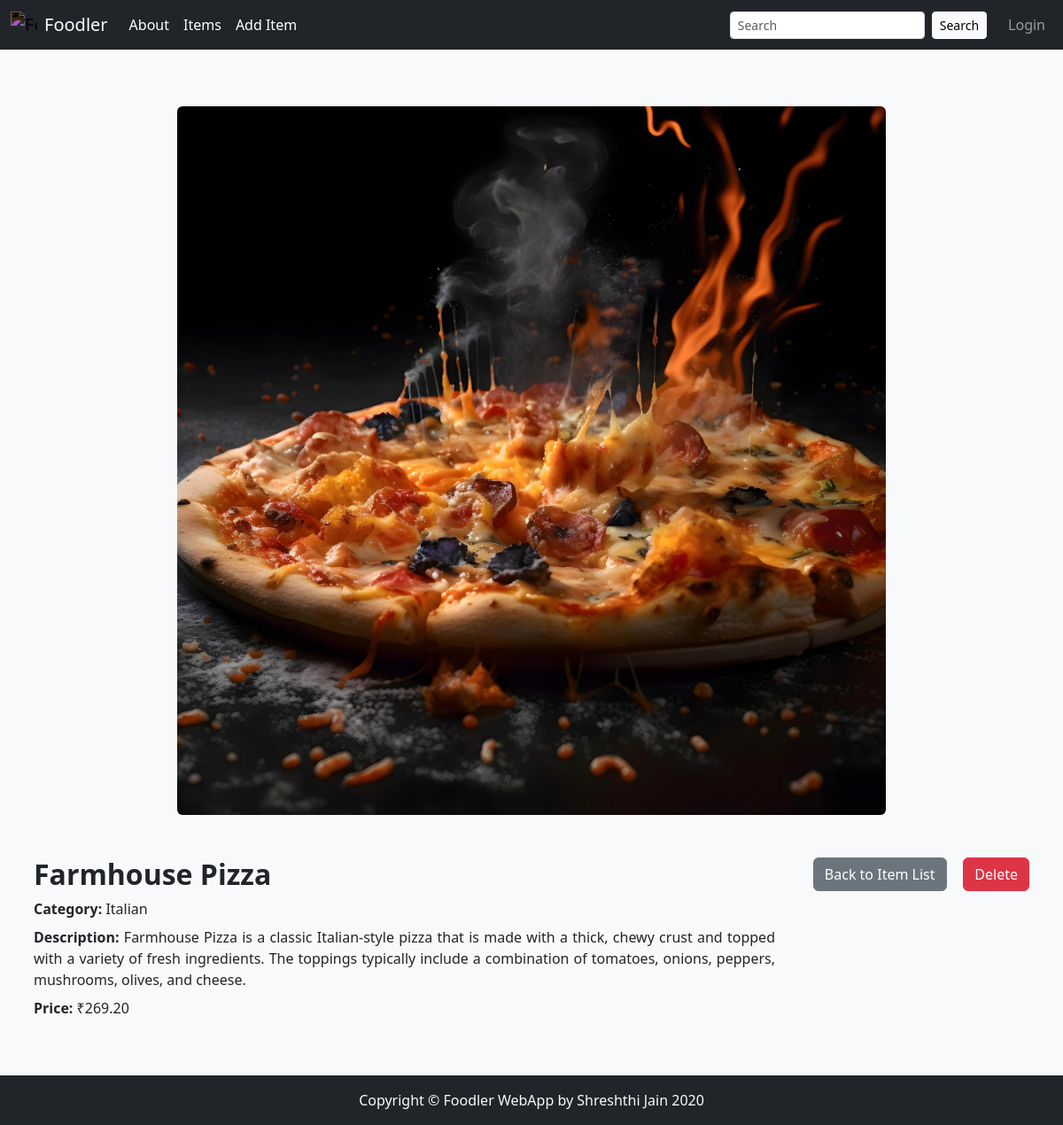
Screenshot of /food/details/2 with the database file from the repository.
### Food/models.py (models this page shows)
class Item(models.Model):
    user = models.ForeignKey(User, on_delete=models.CASCADE, default=1)
    item_name = models.CharField(max_length=100)
    item_description = models.CharField(max_length=500)
    item_price = models.DecimalField(max_digits=10, decimal_places=2)
    item_image = models.ImageField(upload_to='item_images/', blank=True, null=True)
    item_category = models.CharField(max_length=50)
    def __str__(self):
        return self.item_name

### Food/views.py (the view)
# urls.py: path("food/details/<int:id>", views.item_details, name="item_details"),
def item_details(request, id):
    item = Item.objects.get(id=id)
    print(item)
    return render(request, 'Food/details.html', {'item': item})

### Food/templates/Food/details.html (shortened to what this page needs)
{% extends 'food/base.html' %}
{% load static %}
{% block body %}
<div class="container px-2 py-5">
    <div class="row g-4">
        <div class="col-12 text-center">
            {% if item.item_image %}
            <img src="{{ item.item_image.url }}" alt="{{ item.item_name }}" class="img-fluid rounded mx-auto d-block"
                width="800" height="800">
            {% else %}
            <img src="{% static 'food/images/placeholder.png' %}" alt="No Image Available"
                class="img-fluid rounded mx-auto d-block" style="max-width: 400px;">
            {% endif %}
        </div>
    </div>
    <div class="row g-4 mt-4">
        <div class="col-md-9">
            <ul class="list-unstyled justify-text">
                <li class="mb-2">
                    <h2 class="fw-bold">{{ item.item_name }}</h2>
                </li>
                <li class="mb-2">
                    <strong>Category:</strong> {{ item.item_category }}
                </li>
                <li class="mb-2">
                    <strong>Description:</strong> {{ item.item_description }}
                </li>
                <li class="mb-2">
                    <strong>Price:</strong> ₹{{ item.item_price }}
                </li>
            </ul>
        </div>
        <div class="col-md-3 d-flex justify-content-end align-items-start">
            <div class="col text-center">
                <a href="{% url 'food:item_list' %}" class="btn btn-secondary">Back to Item List</a>
            </div>
            <form method="POST" action="{% url 'food:delete_item' item.id %}"
                onsubmit="return confirm('Are you sure you want to delete this item?');">
                <button type="submit" class="btn btn-danger">Delete</button>
            </form>
        </div>
    </div>
</div>
{% endblock %}

### Food/templates/Food/details.html (style rules this page uses)
.justify-text { text-align: justify; }

### rows the page displays
Item: item_image (picture), item_name "Farmhouse Pizza", item_category "Italian", item_description "Farmhouse Pizza is a classic Italian-style pizza that is made with a thick, chewy crust and topped with a variety of fresh ingredients. The toppings typically include a combination of tomatoes, onions, peppers, mushrooms, olives, and cheese.", item_price "269.20"
